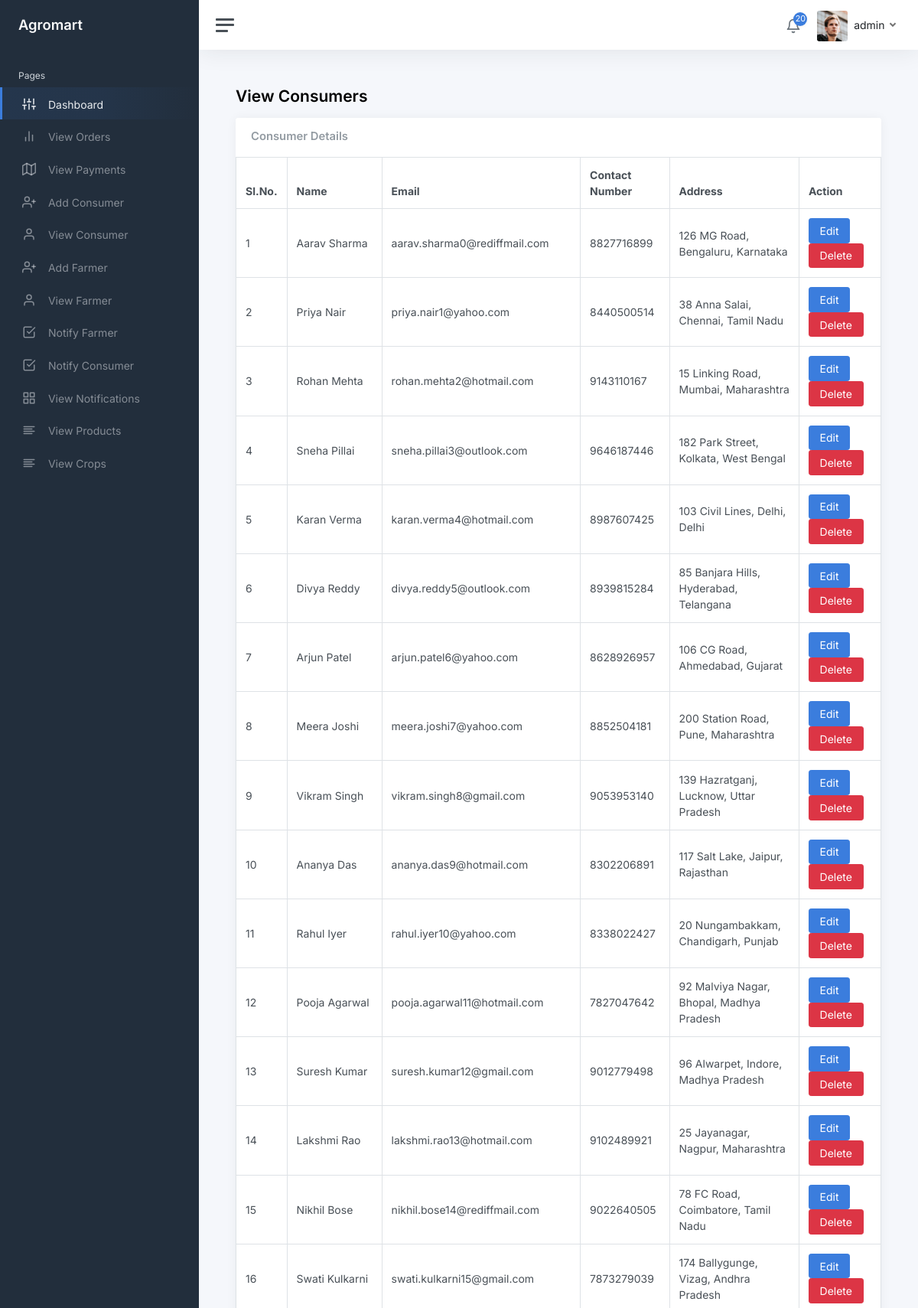
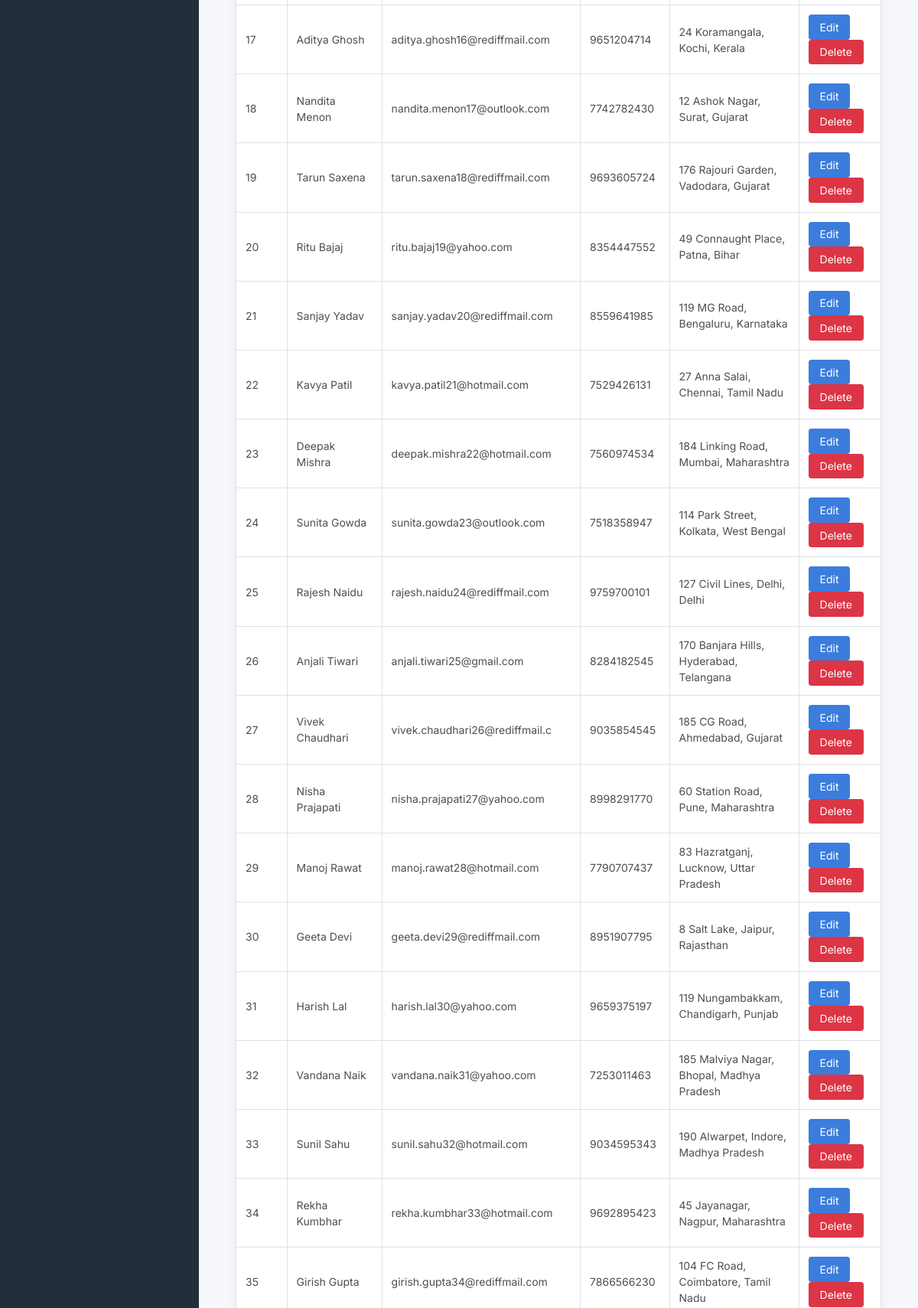
/admin/view-consumer.php (signed in, upper part), run on the app's committed database (2 pictures, top to bottom).
### tables this page shows
CREATE TABLE IF NOT EXISTS `consumer` (
  `consumer_id` int NOT NULL AUTO_INCREMENT,
  `consumer_name` varchar(30) NOT NULL,
  `consumer_email` varchar(30) NOT NULL,
  `consumer_contact_number` varchar(12) NOT NULL,
  `consumer_address` text NOT NULL,
  `consumer_username` varchar(30) NOT NULL,
  `consumer_password` varchar(30) NOT NULL,
  PRIMARY KEY (`consumer_id`)
);

### admin/view-consumer.php (the view, shortened to what this page needs)
<?php
include './includes/connection.php';
?>
<!DOCTYPE html>
<html lang="en">
<head>
	<link href="css/app.css" rel="stylesheet">
</head>
<body>
	<div class="wrapper">
		<?php include('./includes/sidebar.php'); ?>
		<div class="main">
			<?php include('./includes/navbar.php'); ?>
			<main class="content">
				<div class="container-fluid p-0">
					<h1 class="h3 mb-3"><strong>View Consumers</strong></h1>
					<div class="row">
						<div class="col-12 d-flex">
							<div class="card flex-fill">
								<div class="card-header">
									<h5 class="card-title mb-0">Consumer Details</h5>
								</div>
								<table class="table table-bordered my-0">
									<thead>
										<tr>
											<th>Sl.No.</th>
											<th class="d-none d-xl-table-cell">Name</th>
											<th class="d-none d-xl-table-cell">Email</th>
											<th class="d-none d-xl-table-cell">Contact Number</th>
											<th class="d-none d-xl-table-cell">Address</th>
											<th class="d-none d-xl-table-cell">Action</th>
										</tr>
									</thead>
									<tbody>
										<?php
											$query=mysqli_query($con,"SELECT * from consumer") or die(mysqli_error($con));
											if(mysqli_num_rows($query)){
												$i=1;
												while($row=mysqli_fetch_array($query)){
										?>
										<tr>
											<td><?php echo $i; ?></td>
											<td class="d-none d-xl-table-cell"><?php echo $row['consumer_name']; ?></td>
											<td class="d-none d-xl-table-cell"><?php echo $row['consumer_email']; ?></td>
											<td class="d-none d-xl-table-cell"><?php echo $row['consumer_contact_number']; ?></td>
											<td class="d-none d-xl-table-cell"><?php echo $row['consumer_address']; ?></td>
											<td class="d-none d-xl-table-cell">
												<a href="./edit-consumer.php?consumer_id=<?php echo $row['consumer_id']; ?>" class="btn btn-primary">Edit</a>
												<a onclick="CheckDelete(<?php echo $row['consumer_id']; ?>)" class="btn btn-danger">Delete</a>
											</td>
										</tr>
										<?php
												$i++;
												}
											}
										?>
									</tbody>
								</table>
							</div>
						</div>
					</div>
				</div>
			</main>
		</div>
	</div>
</body>
</html>

### data on the page
consumer: consumer_name "Aarav Sharma", consumer_email "aarav.sharma0@rediffmail.com", consumer_contact_number "8827716899", consumer_address "126 MG Road, Bengaluru, Karnataka"
consumer: consumer_name "Priya Nair", consumer_email "priya.nair1@yahoo.com", consumer_contact_number "8440500514", consumer_address "38 Anna Salai, Chennai, Tamil Nadu"
consumer: consumer_name "Rohan Mehta", consumer_email "rohan.mehta2@hotmail.com", consumer_contact_number "9143110167", consumer_address "15 Linking Road, Mumbai, Maharashtra"
consumer: consumer_name "Sneha Pillai", consumer_email "sneha.pillai3@outlook.com", consumer_contact_number "9646187446", consumer_address "182 Park Street, Kolkata, West Bengal"
consumer: consumer_name "Karan Verma", consumer_email "karan.verma4@hotmail.com", consumer_contact_number "8987607425", consumer_address "103 Civil Lines, Delhi, Delhi"
consumer: consumer_name "Divya Reddy", consumer_email "divya.reddy5@outlook.com", consumer_contact_number "8939815284", consumer_address "85 Banjara Hills, Hyderabad, Telangana"
consumer: consumer_name "Arjun Patel", consumer_email "arjun.patel6@yahoo.com", consumer_contact_number "8628926957", consumer_address "106 CG Road, Ahmedabad, Gujarat"
consumer: consumer_name "Meera Joshi", consumer_email "meera.joshi7@yahoo.com", consumer_contact_number "8852504181", consumer_address "200 Station Road, Pune, Maharashtra"
consumer: consumer_name "Vikram Singh", consumer_email "vikram.singh8@gmail.com", consumer_contact_number "9053953140", consumer_address "139 Hazratganj, Lucknow, Uttar Pradesh"
consumer: consumer_name "Ananya Das", consumer_email "ananya.das9@hotmail.com", consumer_contact_number "8302206891", consumer_address "117 Salt Lake, Jaipur, Rajasthan"
consumer: consumer_name "Rahul Iyer", consumer_email "rahul.iyer10@yahoo.com", consumer_contact_number "8338022427", consumer_address "20 Nungambakkam, Chandigarh, Punjab"
consumer: consumer_name "Pooja Agarwal", consumer_email "pooja.agarwal11@hotmail.com", consumer_contact_number "7827047642", consumer_address "92 Malviya Nagar, Bhopal, Madhya Pradesh"
consumer: consumer_name "Suresh Kumar", consumer_email "suresh.kumar12@gmail.com", consumer_contact_number "9012779498", consumer_address "96 Alwarpet, Indore, Madhya Pradesh"
consumer: consumer_name "Lakshmi Rao", consumer_email "lakshmi.rao13@hotmail.com", consumer_contact_number "9102489921", consumer_address "25 Jayanagar, Nagpur, Maharashtra"
consumer: consumer_name "Nikhil Bose", consumer_email "nikhil.bose14@rediffmail.com", consumer_contact_number "9022640505", consumer_address "78 FC Road, Coimbatore, Tamil Nadu"
consumer: consumer_name "Swati Kulkarni", consumer_email "swati.kulkarni15@gmail.com", consumer_contact_number "7873279039", consumer_address "174 Ballygunge, Vizag, Andhra Pradesh"
consumer: consumer_name "Aditya Ghosh", consumer_email "aditya.ghosh16@rediffmail.com", consumer_contact_number "9651204714", consumer_address "24 Koramangala, Kochi, Kerala"
consumer: consumer_name "Nandita Menon", consumer_email "nandita.menon17@outlook.com", consumer_contact_number "7742782430", consumer_address "12 Ashok Nagar, Surat, Gujarat"
consumer: consumer_name "Tarun Saxena", consumer_email "tarun.saxena18@rediffmail.com", consumer_contact_number "9693605724", consumer_address "176 Rajouri Garden, Vadodara, Gujarat"
consumer: consumer_name "Ritu Bajaj", consumer_email "ritu.bajaj19@yahoo.com", consumer_contact_number "8354447552", consumer_address "49 Connaught Place, Patna, Bihar"
consumer: consumer_name "Sanjay Yadav", consumer_email "sanjay.yadav20@rediffmail.com", consumer_contact_number "8559641985", consumer_address "119 MG Road, Bengaluru, Karnataka"
consumer: consumer_name "Kavya Patil", consumer_email "kavya.patil21@hotmail.com", consumer_contact_number "7529426131", consumer_address "27 Anna Salai, Chennai, Tamil Nadu"
consumer: consumer_name "Deepak Mishra", consumer_email "deepak.mishra22@hotmail.com", consumer_contact_number "7560974534", consumer_address "184 Linking Road, Mumbai, Maharashtra"
consumer: consumer_name "Sunita Gowda", consumer_email "sunita.gowda23@outlook.com", consumer_contact_number "7518358947", consumer_address "114 Park Street, Kolkata, West Bengal"
consumer: consumer_name "Rajesh Naidu", consumer_email "rajesh.naidu24@rediffmail.com", consumer_contact_number "9759700101", consumer_address "127 Civil Lines, Delhi, Delhi"
consumer: consumer_name "Anjali Tiwari", consumer_email "anjali.tiwari25@gmail.com", consumer_contact_number "8284182545", consumer_address "170 Banjara Hills, Hyderabad, Telangana"
consumer: consumer_name "Vivek Chaudhari", consumer_email "vivek.chaudhari26@rediffmail.c", consumer_contact_number "9035854545", consumer_address "185 CG Road, Ahmedabad, Gujarat"
consumer: consumer_name "Nisha Prajapati", consumer_email "nisha.prajapati27@yahoo.com", consumer_contact_number "8998291770", consumer_address "60 Station Road, Pune, Maharashtra"
consumer: consumer_name "Manoj Rawat", consumer_email "manoj.rawat28@hotmail.com", consumer_contact_number "7790707437", consumer_address "83 Hazratganj, Lucknow, Uttar Pradesh"
consumer: consumer_name "Geeta Devi", consumer_email "geeta.devi29@rediffmail.com", consumer_contact_number "8951907795", consumer_address "8 Salt Lake, Jaipur, Rajasthan"
consumer: consumer_name "Harish Lal", consumer_email "harish.lal30@yahoo.com", consumer_contact_number "9659375197", consumer_address "119 Nungambakkam, Chandigarh, Punjab"
consumer: consumer_name "Vandana Naik", consumer_email "vandana.naik31@yahoo.com", consumer_contact_number "7253011463", consumer_address "185 Malviya Nagar, Bhopal, Madhya Pradesh"
consumer: consumer_name "Sunil Sahu", consumer_email "sunil.sahu32@hotmail.com", consumer_contact_number "9034595343", consumer_address "190 Alwarpet, Indore, Madhya Pradesh"
consumer: consumer_name "Rekha Kumbhar", consumer_email "rekha.kumbhar33@hotmail.com", consumer_contact_number "9692895423", consumer_address "45 Jayanagar, Nagpur, Maharashtra"
consumer: consumer_name "Girish Gupta", consumer_email "girish.gupta34@rediffmail.com", consumer_contact_number "7866566230", consumer_address "104 FC Road, Coimbatore, Tamil Nadu"

### other printed values
$Count "20"
$Name "admin"
